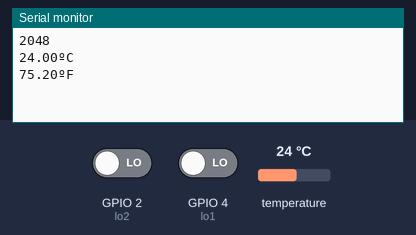
Bench run of a sketch on a simulated ESP32. On the bench: the last lines printed to the serial monitor. Inputs (shaded band) come from the test bench; at power-on: GPIO 2 (lo2) LOW, temperature 24 °C, GPIO 4 (lo1) LOW. WiFi joins after 1.5 s; servers stay silent unless stated.

Above: at 3.0 s.
3.1 s: GPIO 2 (lo2) driven HIGH
At 4.2 s:
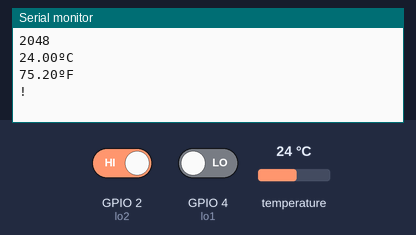
6.8 s: temperature set to 12 °C
At 8.2 s:
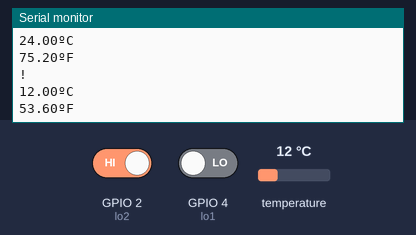
8.3 s: temperature set to 19 °C
At 10.5 s:
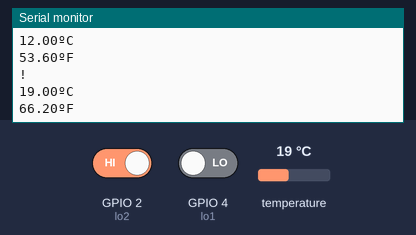
Timing chart, 0 to 12.0 s (numbered marks = the images above; inputs shaded):
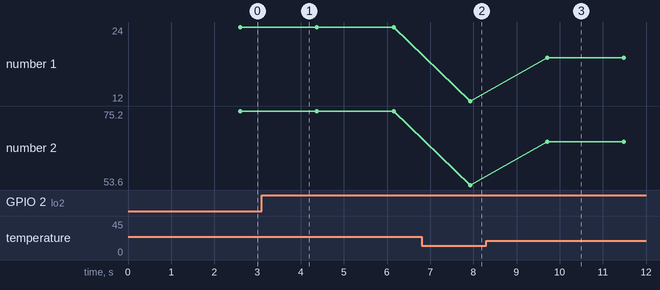

The sketch:

project1.ino
```cpp
#define BLYNK_TEMPLATE_ID "TMPL3eFtVA8NK"
#define BLYNK_TEMPLATE_NAME "ESP32"
#define BLYNK_AUTH_TOKEN "Dr8DPWe3bZObwKmFKs3k-B1cJhCNqDdE"
#define BLYNK_PRINT Serial

#include <WiFi.h>
#include <BlynkSimpleEsp32.h>

const char ssid[] = "Vivo y21";
const char password[] = "tourcher18";

int sensor =32;
int lo1 =4;
int lo2 =2;

#include <OneWire.h>
#include <DallasTemperature.h>

// GPIO where the DS18B20 is connected to
const int oneWireBus=23;

// Setup a oneWire instance to communicate with any OneWire devices
OneWire oneWire(oneWireBus);

// Pass our oneWire reference to Dallas Temperature sensor
DallasTemperature sensors(&oneWire);

void setup() {
  Serial.begin(115200);
  Blynk.begin(BLYNK_AUTH_TOKEN, ssid, password);

  pinMode(sensor,INPUT);
  pinMode(lo1,INPUT);
  pinMode(lo2,INPUT);

  Serial.begin(115200);
  // Start the DS18B20 sensor
  sensors.begin();
}

void loop() {
  static unsigned long startTime=millis();
  static int peakValue=0;
  int ecgvalue=0;

  // Check for inputs from lo1 and lo2
  if ((digitalRead(lo1)==1)||(digitalRead(lo2)==1)) {
    Serial.println('!');
  } else {
    // Read analog value from ECG sensor
    int ecgValue = analogRead(sensor);

    // Update peak value if current reading is higher
    if (ecgValue > peakValue) {
      peakValue = ecgValue;
    }

    // Print the current ECG value
    Serial.println(ecgValue);

    // Send ECG value to Blynk (virtual pin V1)
    Blynk.virtualWrite(V1,ecgValue);

    // Log event if ECG value exceeds 3000
    if (ecgValue > 3000) {
      Blynk.logEvent("period_alert", "List of Food Items:Eggs,Oatmeal,Pancakes,Smoothies,Cereal,Sandwiches,Salads,Pasta,Grilled chicken,Rice and curry,Steak,Fish,Stir-fried vegetables,Soup,Pizza, Snacks:Fruits,Chips,Cookies,Yogurt,Nuts,Ice cream,Cake,Pudding,Brownies,Custard");  // Change "ecg_alert" to your desired event name
    }
  }

  // Check if one minute has passed
  if (millis() - startTime >= 60000) {
    Serial.print("Peak ECG value in one minute: ");
    Serial.println(peakValue);

    // Send peak value to Blynk (virtual pin V2)
    Blynk.virtualWrite(V2, peakValue);

    // Reset for next minute
    peakValue =0;
    startTime =millis(); // Reset the timer
  }

  // Run Blynk
  Blynk.run();

  // Wait for a bit to keep serial data from saturating
  delay(1);

  sensors.requestTemperatures();
  float temperatureC = sensors.getTempCByIndex(0);
  float temperatureF = sensors.getTempFByIndex(0);
  Serial.print(temperatureC);
  Serial.println("ºC");
  Serial.print(temperatureF);
  Serial.println("ºF");
//  if(temperatureC>35){
//    Blynk.logEvent("temp_alert","Temperature is High");
//  }
  delay(1000);
}
```

Measured:
- after the input at 3.1 s, the serial monitor: prints a new line after 0.50 s (image 1)
- after the input at 6.8 s, the serial monitor: prints a new line after 1.1 s (image 2)
- after the input at 8.3 s, the serial monitor: prints a new line after 1.4 s (image 3)
- plotted number 1: 24 → 12 after the input at 6.8 s, 12 → 19 after the input at 8.3 s
- plotted number 2: 75.2 → 53.6 after the input at 6.8 s, 53.6 → 66.2 after the input at 8.3 s
